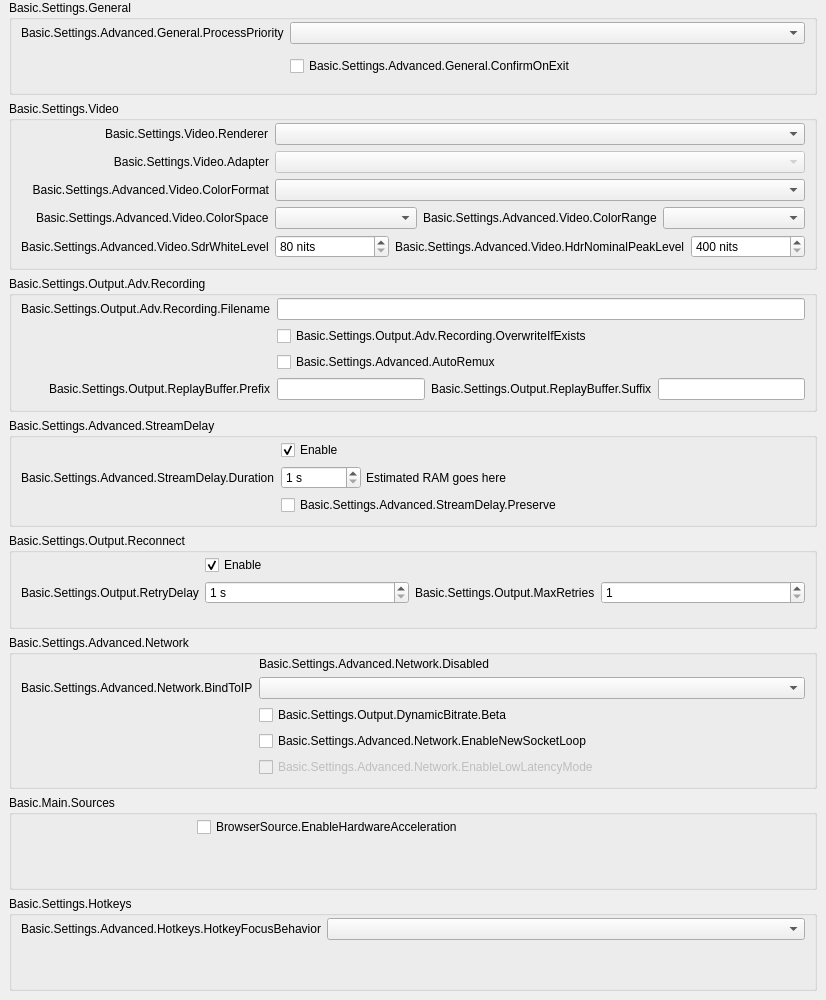
           <widget class="QWidget" name="scrollAreaWidgetContents">
            <property name="geometry">
             <rect>
              <x>0</x>
              <y>0</y>
              <width>826</width>
              <height>1000</height>
             </rect>
            </property>
            <layout class="QVBoxLayout" name="verticalLayout_23">
             <property name="leftMargin">
              <number>0</number>
             </property>
             <property name="topMargin">
              <number>0</number>
             </property>
             <property name="rightMargin">
              <number>0</number>
             </property>
             <property name="bottomMargin">
              <number>9</number>
             </property>
             <item>
              <widget class="QFrame" name="widget_11">
               <layout class="QVBoxLayout" name="verticalLayout_24">
                <property name="leftMargin">
                 <number>9</number>
                </property>
                <property name="topMargin">
                 <number>0</number>
                </property>
                <property name="bottomMargin">
                 <number>0</number>
                </property>
                <item>
                 <widget class="QGroupBox" name="advancedGeneralGroupBox">
                  <property name="title">
                   <string>Basic.Settings.General</string>
                  </property>
                  <layout class="QFormLayout" name="formLayout_22">
                   <property name="fieldGrowthPolicy">
                    <enum>QFormLayout::AllNonFixedFieldsGrow</enum>
                   </property>
                   <property name="labelAlignment">
                    <set>Qt::AlignRight|Qt::AlignTrailing|Qt::AlignVCenter</set>
                   </property>
                   <property name="topMargin">
                    <number>2</number>
                   </property>
                   <item row="0" column="0">
                    <widget class="QLabel" name="processPriorityLabel">
                     <property name="text">
                      <string>Basic.Settings.Advanced.General.ProcessPriority</string>
                     </property>
                     <property name="buddy">
                      <cstring>processPriority</cstring>
                     </property>
                    </widget>
                   </item>
                   <item row="0" column="1">
                    <widget class="QComboBox" name="processPriority"/>
                   </item>
                   <item row="1" column="0">
                    <spacer name="horizontalSpacer_13">
                     <property name="orientation">
                      <enum>Qt::Horizontal</enum>
                     </property>
                     <property name="sizeHint" stdset="0">
                      <size>
                       <width>170</width>
                       <height>0</height>
                      </size>
                     </property>
                    </spacer>
                   </item>
                   <item row="2" column="1">
                    <widget class="QCheckBox" name="confirmOnExit">
                     <property name="text">
                      <string>Basic.Settings.Advanced.General.ConfirmOnExit</string>
                     </property>
                    </widget>
                   </item>
                  </layout>
                 </widget>
                </item>
                <item>
                 <widget class="QGroupBox" name="advancedVideoContainer">
                  <property name="title">
                   <string>Basic.Settings.Video</string>
                  </property>
                  <layout class="QFormLayout" name="formLayout_14">
                   <property name="fieldGrowthPolicy">
                    <enum>QFormLayout::AllNonFixedFieldsGrow</enum>
                   </property>
                   <property name="labelAlignment">
                    <set>Qt::AlignRight|Qt::AlignTrailing|Qt::AlignVCenter</set>
                   </property>
                   <property name="topMargin">
                    <number>2</number>
                   </property>
                   <item row="0" column="0">
                    <widget class="QLabel" name="rendererLabel">
                     <property name="text">
                      <string>Basic.Settings.Video.Renderer</string>
                     </property>
                     <property name="buddy">
                      <cstring>renderer</cstring>
                     </property>
                    </widget>
                   </item>
                   <item row="0" column="1">
                    <widget class="QComboBox" name="renderer">
                     <property name="currentText">
                      <string notr="true"/>
                     </property>
                    </widget>
                   </item>
                   <item row="1" column="0">
                    <widget class="QLabel" name="adapterLabel">
                     <property name="text">
                      <string>Basic.Settings.Video.Adapter</string>
                     </property>
                     <property name="alignment">
                      <set>Qt::AlignRight|Qt::AlignTrailing|Qt::AlignVCenter</set>
                     </property>
                     <property name="buddy">
                      <cstring>adapter</cstring>
                     </property>
                    </widget>
                   </item>
                   <item row="1" column="1">
                    <widget class="QComboBox" name="adapter">
                     <property name="enabled">
                      <bool>false</bool>
                     </property>
                     <property name="currentText">
                      <string notr="true"/>
                     </property>
                    </widget>
                   </item>
                   <item row="2" column="0">
                    <widget class="QLabel" name="label_30">
                     <property name="minimumSize">
                      <size>
                       <width>170</width>
                       <height>0</height>
                      </size>
                     </property>
                     <property name="text">
                      <string>Basic.Settings.Advanced.Video.ColorFormat</string>
                     </property>
                     <property name="alignment">
                      <set>Qt::AlignRight|Qt::AlignTrailing|Qt::AlignVCenter</set>
                     </property>
                     <property name="buddy">
                      <cstring>colorFormat</cstring>
                     </property>
                    </widget>
                   </item>
                   <item row="2" column="1">
                    <widget class="QComboBox" name="colorFormat"/>
                   </item>
                   <item row="3" column="0">
                    <widget class="QLabel" name="label_33">
                     <property name="text">
                      <string>Basic.Settings.Advanced.Video.ColorSpace</string>
                     </property>
                     <property name="buddy">
                      <cstring>colorSpace</cstring>
                     </property>
                    </widget>
                   </item>
                   <item row="3" column="1">
                    <layout class="QHBoxLayout" name="horizontalLayout_20">
                     <property name="leftMargin">
                      <number>0</number>
                     </property>
                     <property name="topMargin">
                      <number>0</number>
                     </property>
                     <property name="rightMargin">
                      <number>0</number>
                     </property>
                     <property name="bottomMargin">
                      <number>0</number>
                     </property>
                     <item>
                      <widget class="QComboBox" name="colorSpace"/>
                     </item>
                     <item>
                      <widget class="QLabel" name="label_34">
                       <property name="sizePolicy">
                        <sizepolicy hsizetype="Maximum" vsizetype="Preferred">
                         <horstretch>0</horstretch>
                         <verstretch>0</verstretch>
                        </sizepolicy>
                       </property>
                       <property name="text">
                        <string>Basic.Settings.Advanced.Video.ColorRange</string>
                       </property>
                       <property name="buddy">
                        <cstring>colorRange</cstring>
                       </property>
                      </widget>
                     </item>
                     <item>
                      <widget class="QComboBox" name="colorRange"/>
                     </item>
                    </layout>
                   </item>
                   <item row="4" column="0">
                    <widget class="QLabel" name="label_sdrWhiteLevel">
                     <property name="text">
                      <string>Basic.Settings.Advanced.Video.SdrWhiteLevel</string>
                     </property>
                     <property name="buddy">
                      <cstring>sdrWhiteLevel</cstring>
                     </property>
                    </widget>
                   </item>
                   <item row="4" column="1">
                    <layout class="QHBoxLayout" name="horizontalLayout_sdrPaperWhite">
                     <property name="leftMargin">
                      <number>0</number>
                     </property>
                     <property name="topMargin">
                      <number>0</number>
                     </property>
                     <property name="rightMargin">
                      <number>0</number>
                     </property>
                     <property name="bottomMargin">
                      <number>0</number>
                     </property>
                     <item>
                      <widget class="QSpinBox" name="sdrWhiteLevel">
                       <property name="suffix">
                        <string notr="true"> nits</string>
                       </property>
                       <property name="minimum">
                        <number>80</number>
                       </property>
                       <property name="maximum">
                        <number>480</number>
                       </property>
                      </widget>
                     </item>
                     <item>
                      <widget class="QLabel" name="label_hdrNominalPeakLevel">
                       <property name="sizePolicy">
                        <sizepolicy hsizetype="Maximum" vsizetype="Preferred">
                         <horstretch>0</horstretch>
                         <verstretch>0</verstretch>
                        </sizepolicy>
                       </property>
                       <property name="text">
                        <string>Basic.Settings.Advanced.Video.HdrNominalPeakLevel</string>
                       </property>
                       <property name="buddy">
                        <cstring>hdrNominalPeakLevel</cstring>
                       </property>
                      </widget>
                     </item>
                     <item>
                      <widget class="QSpinBox" name="hdrNominalPeakLevel">
                       <property name="suffix">
                        <string notr="true"> nits</string>
                       </property>
                       <property name="minimum">
                        <number>400</number>
                       </property>
                       <property name="maximum">
                        <number>10000</number>
                       </property>
                      </widget>
                     </item>
                    </layout>
                   </item>
                  </layout>
                 </widget>
                </item>
                <item>
                 <widget class="QGroupBox" name="groupBox_6">
                  <property name="title">
                   <string>Basic.Settings.Output.Adv.Recording</string>
                  </property>
                  <layout class="QFormLayout" name="formLayout_17">
                   <property name="fieldGrowthPolicy">
                    <enum>QFormLayout::AllNonFixedFieldsGrow</enum>
                   </property>
                   <property name="labelAlignment">
                    <set>Qt::AlignRight|Qt::AlignTrailing|Qt::AlignVCenter</set>
                   </property>
                   <property name="topMargin">
                    <number>2</number>
                   </property>
                   <item row="0" column="0">
                    <widget class="QLabel" name="label_7">
                     <property name="text">
                      <string>Basic.Settings.Output.Adv.Recording.Filename</string>
                     </property>
                     <property name="buddy">
                      <cstring>filenameFormatting</cstring>
                     </property>
                    </widget>
                   </item>
                   <item row="0" column="1">
                    <widget class="QLineEdit" name="filenameFormatting"/>
                   </item>
                   <item row="1" column="1">
                    <widget class="QCheckBox" name="overwriteIfExists">
                     <property name="text">
                      <string>Basic.Settings.Output.Adv.Recording.OverwriteIfExists</string>
                     </property>
                    </widget>
                   </item>
                   <item row="3" column="1">
                    <layout class="QHBoxLayout" name="horizontalLayout_14">
                     <property name="leftMargin">
                      <number>0</number>
                     </property>
                     <property name="topMargin">
                      <number>0</number>
                     </property>
                     <property name="rightMargin">
                      <number>0</number>
                     </property>
                     <property name="bottomMargin">
                      <number>0</number>
                     </property>
                     <item>
                      <widget class="QLineEdit" name="simpleRBPrefix"/>
                     </item>
                     <item>
                      <widget class="QLabel" name="label_58">
                       <property name="text">
                        <string>Basic.Settings.Output.ReplayBuffer.Suffix</string>
                       </property>
                       <property name="buddy">
                        <cstring>simpleRBSuffix</cstring>
                       </property>
                      </widget>
                     </item>
                     <item>
                      <widget class="QLineEdit" name="simpleRBSuffix"/>
                     </item>
                    </layout>
                   </item>
                   <item row="3" column="0">
                    <widget class="QLabel" name="label_57">
                     <property name="text">
                      <string>Basic.Settings.Output.ReplayBuffer.Prefix</string>
                     </property>
                     <property name="buddy">
                      <cstring>simpleRBPrefix</cstring>
                     </property>
                    </widget>
                   </item>
                   <item row="1" column="0">
                    <spacer name="horizontalSpacer_10">
                     <property name="orientation">
                      <enum>Qt::Horizontal</enum>
                     </property>
                     <property name="sizeHint" stdset="0">
                      <size>
                       <width>170</width>
                       <height>20</height>
                      </size>
                     </property>
                    </spacer>
                   </item>
                   <item row="2" column="1">
                    <widget class="QCheckBox" name="autoRemux">
                     <property name="text">
                      <string>Basic.Settings.Advanced.AutoRemux</string>
                     </property>
                    </widget>
                   </item>
                   <item row="2" column="0">
                    <spacer name="horizontalSpacer_16">
                     <property name="orientation">
                      <enum>Qt::Horizontal</enum>
                     </property>
                     <property name="sizeHint" stdset="0">
                      <size>
                       <width>40</width>
                       <height>20</height>
                      </size>
                     </property>
                    </spacer>
                   </item>
                  </layout>
                 </widget>
                </item>
                <item>
                 <widget class="QGroupBox" name="groupBox_5">
                  <property name="title">
                   <string>Basic.Settings.Advanced.StreamDelay</string>
                  </property>
                  <layout class="QFormLayout" name="formLayout_18">
                   <property name="fieldGrowthPolicy">
                    <enum>QFormLayout::AllNonFixedFieldsGrow</enum>
                   </property>
                   <property name="labelAlignment">
                    <set>Qt::AlignRight|Qt::AlignTrailing|Qt::AlignVCenter</set>
                   </property>
                   <property name="topMargin">
                    <number>2</number>
                   </property>
                   <item row="1" column="0">
                    <widget class="QLabel" name="label_56">
                     <property name="text">
                      <string>Basic.Settings.Advanced.StreamDelay.Duration</string>
                     </property>
                     <property name="buddy">
                      <cstring>streamDelaySec</cstring>
                     </property>
                    </widget>
                   </item>
                   <item row="1" column="1">
                    <widget class="QFrame" name="widget_12">
                     <property name="enabled">
                      <bool>true</bool>
                     </property>
                     <layout class="QHBoxLayout" name="horizontalLayout_13">
                      <property name="spacing">
                       <number>5</number>
                      </property>
                      <property name="leftMargin">
                       <number>0</number>
                      </property>
                      <property name="topMargin">
                       <number>0</number>
                      </property>
                      <property name="rightMargin">
                       <number>0</number>
                      </property>
                      <property name="bottomMargin">
                       <number>0</number>
                      </property>
                      <item>
                       <widget class="QSpinBox" name="streamDelaySec">
                        <property name="enabled">
                         <bool>true</bool>
                        </property>
                        <property name="sizePolicy">
                         <sizepolicy hsizetype="Maximum" vsizetype="Fixed">
                          <horstretch>0</horstretch>
                          <verstretch>0</verstretch>
                         </sizepolicy>
                        </property>
                        <property name="minimumSize">
                         <size>
                          <width>80</width>
                          <height>0</height>
                         </size>
                        </property>
                        <property name="suffix">
                         <string notr="true"> s</string>
                        </property>
                        <property name="minimum">
                         <number>1</number>
                        </property>
                        <property name="maximum">
                         <number>1800</number>
                        </property>
                       </widget>
                      </item>
                      <item>
                       <widget class="QLabel" name="streamDelayInfo">
                        <property name="text">
                         <string notr="true">Estimated RAM goes here</string>
                        </property>
                       </widget>
                      </item>
                     </layout>
                    </widget>
                   </item>
                   <item row="2" column="1">
                    <widget class="QCheckBox" name="streamDelayPreserve">
                     <property name="text">
                      <string>Basic.Settings.Advanced.StreamDelay.Preserve</string>
                     </property>
                    </widget>
                   </item>
                   <item row="0" column="1">
                    <widget class="QCheckBox" name="streamDelayEnable">
                     <property name="text">
                      <string>Enable</string>
                     </property>
                     <property name="checked">
                      <bool>true</bool>
                     </property>
                    </widget>
                   </item>
                   <item row="2" column="0">
                    <spacer name="horizontalSpacer_9">
                     <property name="orientation">
                      <enum>Qt::Horizontal</enum>
                     </property>
                     <property name="sizeHint" stdset="0">
                      <size>
                       <width>170</width>
                       <height>20</height>
                      </size>
                     </property>
                    </spacer>
                   </item>
                  </layout>
                 </widget>
                </item>
                <item>
                 <widget class="QGroupBox" name="groupBox_7">
                  <property name="title">
                   <string>Basic.Settings.Output.Reconnect</string>
                  </property>
                  <layout class="QFormLayout" name="formLayout_19">
                   <property name="fieldGrowthPolicy">
                    <enum>QFormLayout::AllNonFixedFieldsGrow</enum>
                   </property>
                   <property name="labelAlignment">
                    <set>Qt::AlignRight|Qt::AlignTrailing|Qt::AlignVCenter</set>
                   </property>
                   <property name="topMargin">
                    <number>2</number>
                   </property>
                   <item row="0" column="1">
                    <widget class="QCheckBox" name="reconnectEnable">
                     <property name="text">
                      <string>Enable</string>
                     </property>
                     <property name="checked">
                      <bool>true</bool>
                     </property>
                    </widget>
                   </item>
                   <item row="1" column="1">
                    <layout class="QHBoxLayout" name="horizontalLayout_19">
                     <property name="leftMargin">
                      <number>0</number>
                     </property>
                     <property name="topMargin">
                      <number>0</number>
                     </property>
                     <property name="rightMargin">
                      <number>0</number>
                     </property>
                     <property name="bottomMargin">
                      <number>0</number>
                     </property>
                     <item>
                      <widget class="QSpinBox" name="reconnectRetryDelay">
                       <property name="suffix">
                        <string> s</string>
                       </property>
                       <property name="minimum">
                        <number>1</number>
                       </property>
                       <property name="maximum">
                        <number>30</number>
                       </property>
                      </widget>
                     </item>
                     <item>
                      <widget class="QLabel" name="label_22">
                       <property name="sizePolicy">
                        <sizepolicy hsizetype="Maximum" vsizetype="Preferred">
                         <horstretch>0</horstretch>
                         <verstretch>0</verstretch>
                        </sizepolicy>
                       </property>
                       <property name="text">
                        <string>Basic.Settings.Output.MaxRetries</string>
                       </property>
                       <property name="buddy">
                        <cstring>reconnectMaxRetries</cstring>
                       </property>
                      </widget>
                     </item>
                     <item>
                      <widget class="QSpinBox" name="reconnectMaxRetries">
                       <property name="minimum">
                        <number>1</number>
                       </property>
                       <property name="maximum">
                        <number>10000</number>
                       </property>
                      </widget>
                     </item>
                    </layout>
                   </item>
                   <item row="1" column="0">
                    <widget class="QLabel" name="label_17">
                     <property name="text">
                      <string>Basic.Settings.Output.RetryDelay</string>
                     </property>
                     <property name="buddy">
                      <cstring>reconnectRetryDelay</cstring>
                     </property>
                    </widget>
                   </item>
                   <item row="0" column="0">
                    <spacer name="horizontalSpacer_8">
                     <property name="orientation">
                      <enum>Qt::Horizontal</enum>
                     </property>
                     <property name="sizeHint" stdset="0">
                      <size>
                       <width>170</width>
                       <height>20</height>
                      </size>
                     </property>
                    </spacer>
                   </item>
                  </layout>
                 </widget>
                </item>
                <item>
                 <widget class="QGroupBox" name="advNetworkGroupBox">
                  <property name="title">
                   <string>Basic.Settings.Advanced.Network</string>
                  </property>
                  <layout class="QFormLayout" name="formLayout_23">
                   <property name="fieldGrowthPolicy">
                    <enum>QFormLayout::AllNonFixedFieldsGrow</enum>
                   </property>
                   <property name="labelAlignment">
                    <set>Qt::AlignRight|Qt::AlignTrailing|Qt::AlignVCenter</set>
                   </property>
                   <property name="topMargin">
                    <number>2</number>
                   </property>
                   <item row="0" column="1">
                    <widget class="QLabel" name="advNetworkDisabled">
                     <property name="text">
                      <string>Basic.Settings.Advanced.Network.Disabled</string>
                     </property>
                    </widget>
                   </item>
                   <item row="1" column="0">
                    <widget class="QLabel" name="bindToIPLabel">
                     <property name="text">
                      <string>Basic.Settings.Advanced.Network.BindToIP</string>
                     </property>
                     <property name="buddy">
                      <cstring>bindToIP</cstring>
                     </property>
                    </widget>
                   </item>
                   <item row="1" column="1">
                    <widget class="QComboBox" name="bindToIP"/>
                   </item>
                   <item row="3" column="1">
                    <widget class="QCheckBox" name="enableNewSocketLoop">
                     <property name="text">
                      <string>Basic.Settings.Advanced.Network.EnableNewSocketLoop</string>
                     </property>
                    </widget>
                   </item>
                   <item row="4" column="1">
                    <widget class="QCheckBox" name="enableLowLatencyMode">
                     <property name="enabled">
                      <bool>false</bool>
                     </property>
                     <property name="text">
                      <string>Basic.Settings.Advanced.Network.EnableLowLatencyMode</string>
                     </property>
                    </widget>
                   </item>
                   <item row="3" column="0">
                    <spacer name="horizontalSpacer_7">
                     <property name="orientation">
                      <enum>Qt::Horizontal</enum>
                     </property>
                     <property name="sizeHint" stdset="0">
                      <size>
                       <width>170</width>
                       <height>1</height>
                      </size>
                     </property>
                    </spacer>
                   </item>
                   <item row="2" column="1">
                    <widget class="QCheckBox" name="dynBitrate">
                     <property name="toolTip">
                      <string>Basic.Settings.Output.DynamicBitrate.TT</string>
                     </property>
                     <property name="text">
                      <string>Basic.Settings.Output.DynamicBitrate.Beta</string>
                     </property>
                    </widget>
                   </item>
                  </layout>
                 </widget>
                </item>
                <item>
                 <widget class="QGroupBox" name="sourcesGroup">
                  <property name="title">
                   <string>Basic.Main.Sources</string>
                  </property>
                  <layout class="QFormLayout" name="formLayout_34">
                   <property name="topMargin">
                    <number>2</number>
                   </property>
                   <item row="0" column="0">
                    <spacer name="horizontalSpacer_15">
                     <property name="orientation">
                      <enum>Qt::Horizontal</enum>
                     </property>
                     <property name="sizeHint" stdset="0">
                      <size>
                       <width>170</width>
                       <height>20</height>
                      </size>
                     </property>
                    </spacer>
                   </item>
                   <item row="0" column="1">
                    <widget class="QCheckBox" name="browserHWAccel">
                     <property name="text">
                      <string>BrowserSource.EnableHardwareAcceleration</string>
                     </property>
                    </widget>
                   </item>
                  </layout>
                 </widget>
                </item>
                <item>
                 <widget class="QGroupBox" name="groupBox_17">
                  <property name="title">
                   <string>Basic.Settings.Hotkeys</string>
                  </property>
                  <layout class="QFormLayout" name="formLayout_33">
                   <property name="labelAlignment">
                    <set>Qt::AlignRight|Qt::AlignTrailing|Qt::AlignVCenter</set>
                   </property>
                   <property name="topMargin">
                    <number>2</number>
                   </property>
                   <item row="0" column="0">
                    <widget class="QLabel" name="label_21">
                     <property name="text">
                      <string>Basic.Settings.Advanced.Hotkeys.HotkeyFocusBehavior</string>
                     </property>
                    </widget>
                   </item>
                   <item row="0" column="1">
                    <widget class="QComboBox" name="hotkeyFocusType"/>
                   </item>
                   <item row="1" column="0">
                    <spacer name="horizontalSpacer_14">
                     <property name="orientation">
                      <enum>Qt::Horizontal</enum>
                     </property>
                     <property name="sizeHint" stdset="0">
                      <size>
                       <width>170</width>
                       <height>0</height>
                      </size>
                     </property>
                    </spacer>
                   </item>
                  </layout>
                 </widget>
                </item>
               </layout>
              </widget>
             </item>
            </layout>
           </widget>
